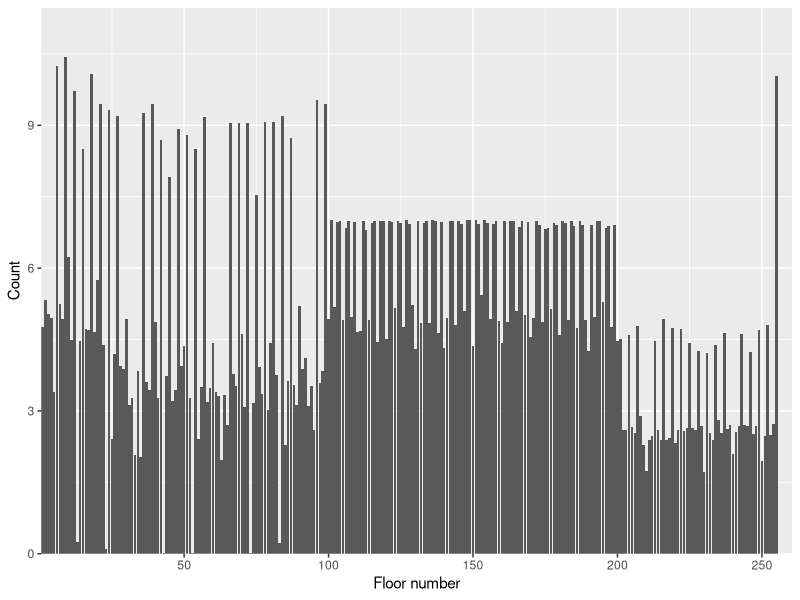
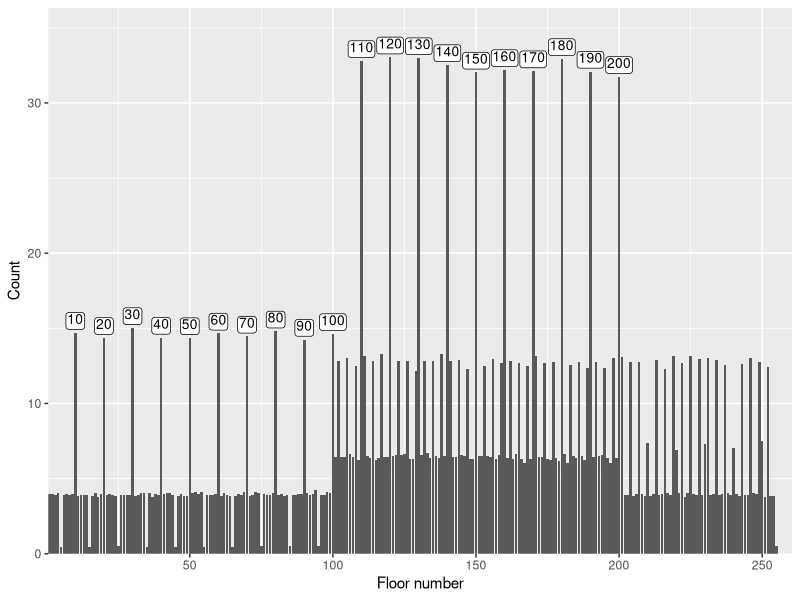
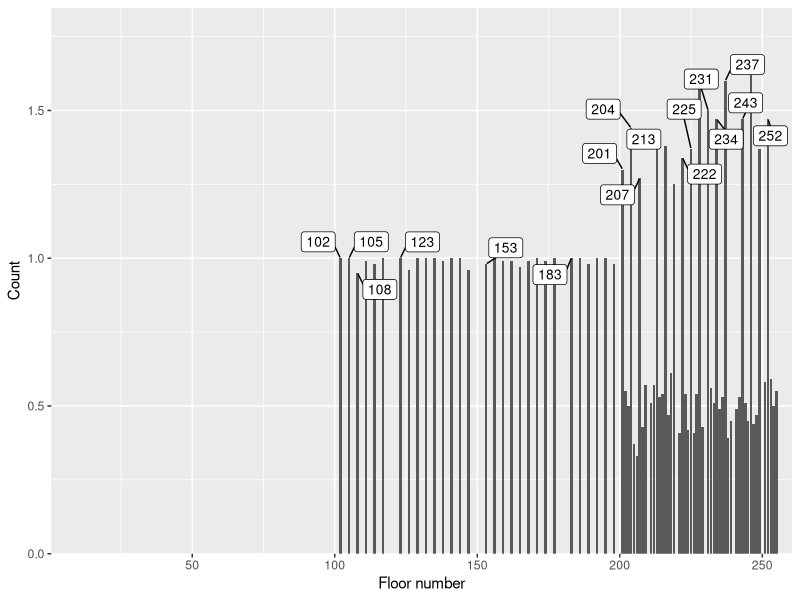
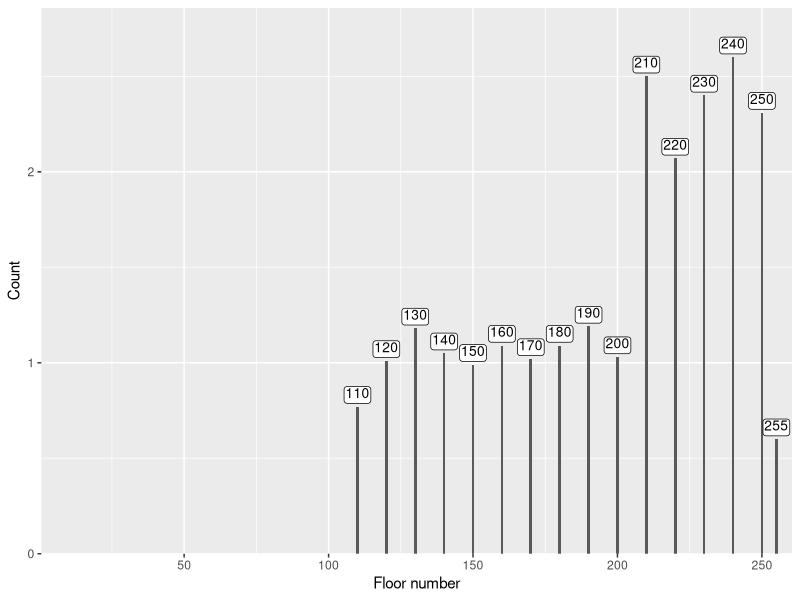
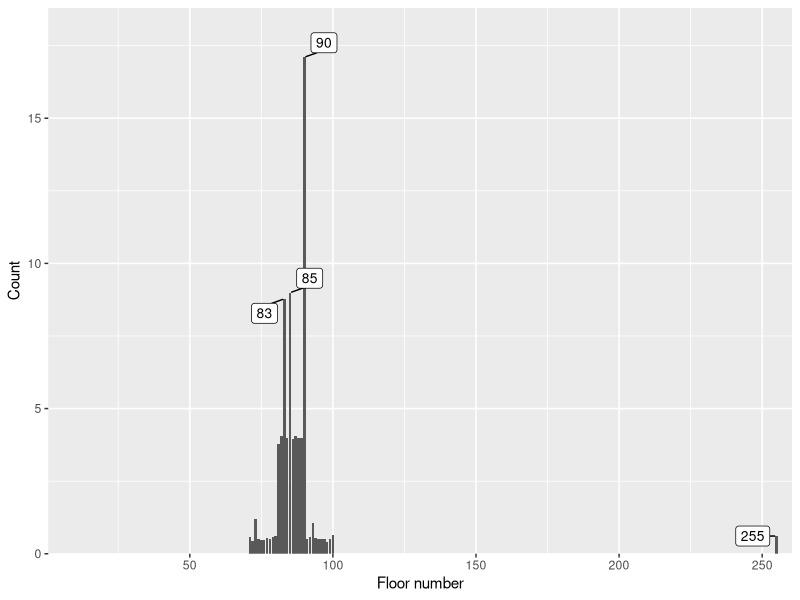
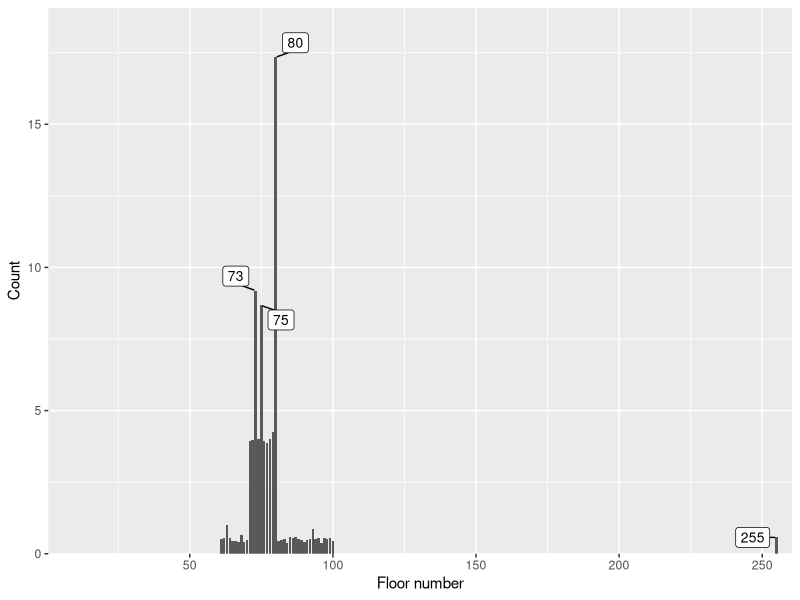
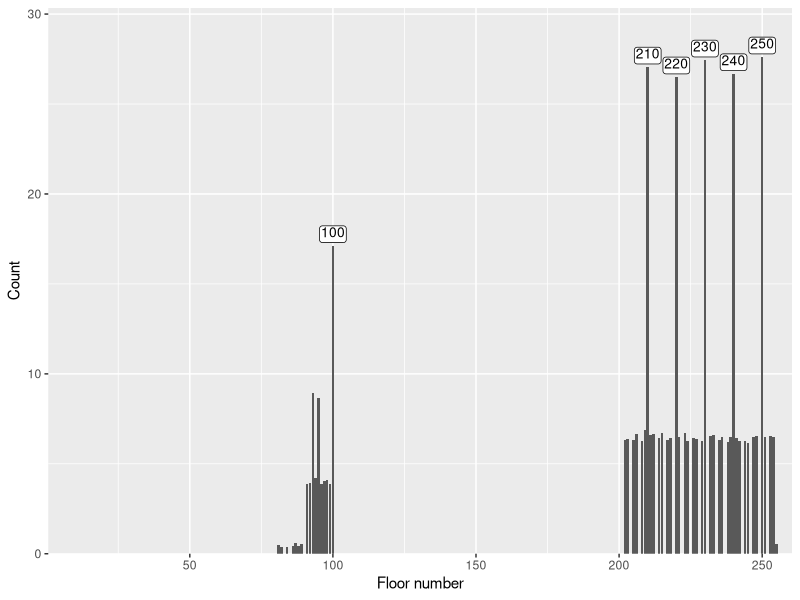
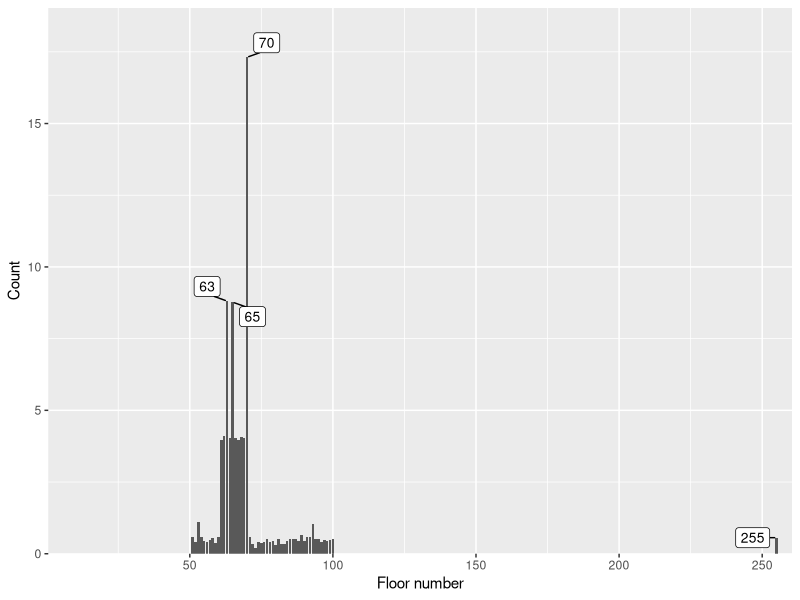

The R source for these figures, in order:
library(tidyverse)
library(ggplot2)
library(ggtext)
library(ggrepel)

dir.create("./documentation/mines/mine_data_2/plots")
mine <- read.csv("./documentation/mines/mine_data_2/mine_data_2.csv")

verify <- mine %>% count(floor_num)

col_names <- colnames(mine %>%
    summarise(across(where(is.numeric), sum)) %>%
    select(-c(
        attempt, mine_num, floor_num, no.rock, empty.tile,
        staircase.up
    )) %>%
    select(where(~ sum(.) > 0)))

mine <- mine %>%
    group_by(floor_num) %>%
    select(all_of(col_names), floor_num) %>%
    summarise(across(where(is.numeric), mean)) %>%
    mutate(across(where(is.numeric), round, 2))

for (col in col_names) {
    mine_item <- mine %>%
        select(col, floor_num) %>%
        mutate(
            lab = case_when(
                col == "alexandrite" ~
                    case_when(
                        get(col) > 0 ~ paste0(floor_num)
                    ),
                col == "diamond" ~
                    case_when(
                        get(col) > 15 ~ paste0(floor_num)
                    ),
                col == "down.stairs" ~
                    case_when(
                        get(col) > 20 & floor_num > 20 ~ paste0(floor_num)
                    ),
                col == "junk.ore" ~
                    case_when(
                        get(col) > 14 ~ paste0(floor_num)
                    ),
                col == "money.bag" ~
                    case_when(
                        get(col) > 50 ~ paste0(floor_num)
                    ),
                col == "lithograph" ~
                    case_when(
                        floor_num %% 50 == 0 ~ paste0(floor_num)
                    )
            ),
            lab2 = case_when(
                col == "black.grass" ~
                    case_when(
                        get(col) > 20 & get(col) < 30 ~ paste0(floor_num),
                        get(col) > 30 & floor_num %in% c(3, 6, 9, 12) ~
                            paste0(floor_num)
                    ),
                col == "agate" ~
                    case_when(
                        get(col) > 5 ~ paste0(floor_num),
                        floor_num == 255 ~ paste0(floor_num)
                    ),
                col == "amethyst" ~
                    case_when(
                        get(col) > 5 ~ paste0(floor_num),
                        floor_num == 255 ~ paste0(floor_num)
                    ),
                col == "emerald" ~
                    case_when(
                        get(col) > 5 ~ paste0(floor_num),
                        floor_num == 255 ~ paste0(floor_num)
                    ),
                col == "fluorite" ~
                    case_when(
                        get(col) > 5 ~ paste0(floor_num),
                        floor_num == 255 ~ paste0(floor_num)
                    ),
                col == "moon.stone" ~
                    case_when(
                        get(col) > 5 ~ paste0(floor_num),
                        floor_num == 255 ~ paste0(floor_num)
                    ),
                col == "peridot" ~
                    case_when(
                        get(col) > 5 ~ paste0(floor_num),
                        floor_num == 255 ~ paste0(floor_num)
                    ),
                col == "ruby" ~
                    case_when(
                        get(col) > 5 ~ paste0(floor_num),
                        floor_num == 255 ~ paste0(floor_num)
                    ),
                col == "sand.rose" ~
                    case_when(
                        get(col) > 5 ~ paste0(floor_num),
                        floor_num == 255 ~ paste0(floor_num)
                    ),
                col == "topaz" ~
                    case_when(
                        get(col) > 5 ~ paste0(floor_num),
                        floor_num == 255 ~ paste0(floor_num)
                    ),
                col == "pink.diamond" ~
                    case_when(
                        floor_num %in% c(
                            102, 123, 153, 183,
                            201, 204, 207, 213,
                            222, 225, 231, 234,
                            237, 243, 252, 105, 108
                        ) ~
                            paste0(floor_num)
                    ),
            )
        )

    ggplot(data = mine_item, mapping = aes(x = floor_num, label = lab)) +

        # The data
        geom_bar(aes(weight = get(col))) +
        scale_y_continuous(expand = expansion(mult = c(0, .1))) +
        scale_x_continuous(expand = expansion(mult = c(0, .02))) +

        # Text
        geom_richtext(
            data = subset(mine_item, !is.na(lab)),
            aes(y = get(col), label = lab),
            vjust = -0.2,
            size = 3.5,
            label.padding = unit(1, "pt"),
        ) +
        # Text (all)
        geom_label_repel(
            data = subset(mine_item, !is.na(lab2)),
            aes(y = get(col), label = lab2),
            size = 3.5,
            min.segment.length = 0,
            max.overlaps = 20
        ) +
        labs(y = "Count", x = "Floor number")

    ggsave(
        file = paste0("./documentation/mines/mine_data_2/plots/", col, ".png"),
        width = 10,
        height = 5,
        dpi = 300
    )
}
